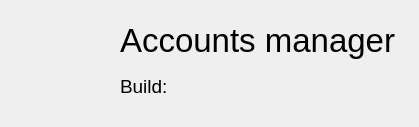
<?xml version="1.0" encoding="UTF-8"?>
<ui version="4.0">
 <class>Dialog</class>
 <widget class="QDialog" name="Dialog">
  <property name="geometry">
   <rect>
    <x>0</x>
    <y>0</y>
    <width>419</width>
    <height>127</height>
   </rect>
  </property>
  <property name="windowTitle">
   <string>About</string>
  </property>
  <property name="styleSheet">
   <string notr="true"/>
  </property>
  <widget class="QLabel" name="label_2">
   <property name="geometry">
    <rect>
     <x>10</x>
     <y>10</y>
     <width>111</width>
     <height>111</height>
    </rect>
   </property>
   <property name="text">
    <string/>
   </property>
   <property name="pixmap">
    <pixmap>../icons/pngwing.com (3).png</pixmap>
   </property>
   <property name="scaledContents">
    <bool>true</bool>
   </property>
  </widget>
  <widget class="QWidget" name="verticalLayoutWidget">
   <property name="geometry">
    <rect>
     <x>120</x>
     <y>20</y>
     <width>308</width>
     <height>86</height>
    </rect>
   </property>
   <layout class="QVBoxLayout" name="verticalLayout">
    <item>
     <widget class="QLabel" name="label">
      <property name="font">
       <font>
        <pointsize>25</pointsize>
       </font>
      </property>
      <property name="text">
       <string>Accounts manager</string>
      </property>
     </widget>
    </item>
    <item>
     <layout class="QHBoxLayout" name="horizontalLayout">
      <item>
       <widget class="QLabel" name="label_3">
        <property name="maximumSize">
         <size>
          <width>60</width>
          <height>16777215</height>
         </size>
        </property>
        <property name="font">
         <font>
          <pointsize>14</pointsize>
         </font>
        </property>
        <property name="text">
         <string>Build:</string>
        </property>
       </widget>
      </item>
      <item>
       <widget class="QLabel" name="label_bild_number">
        <property name="font">
         <font>
          <pointsize>14</pointsize>
         </font>
        </property>
        <property name="text">
         <string/>
        </property>
       </widget>
      </item>
     </layout>
    </item>
   </layout>
  </widget>
 </widget>
 <resources/>
 <connections/>
</ui>
